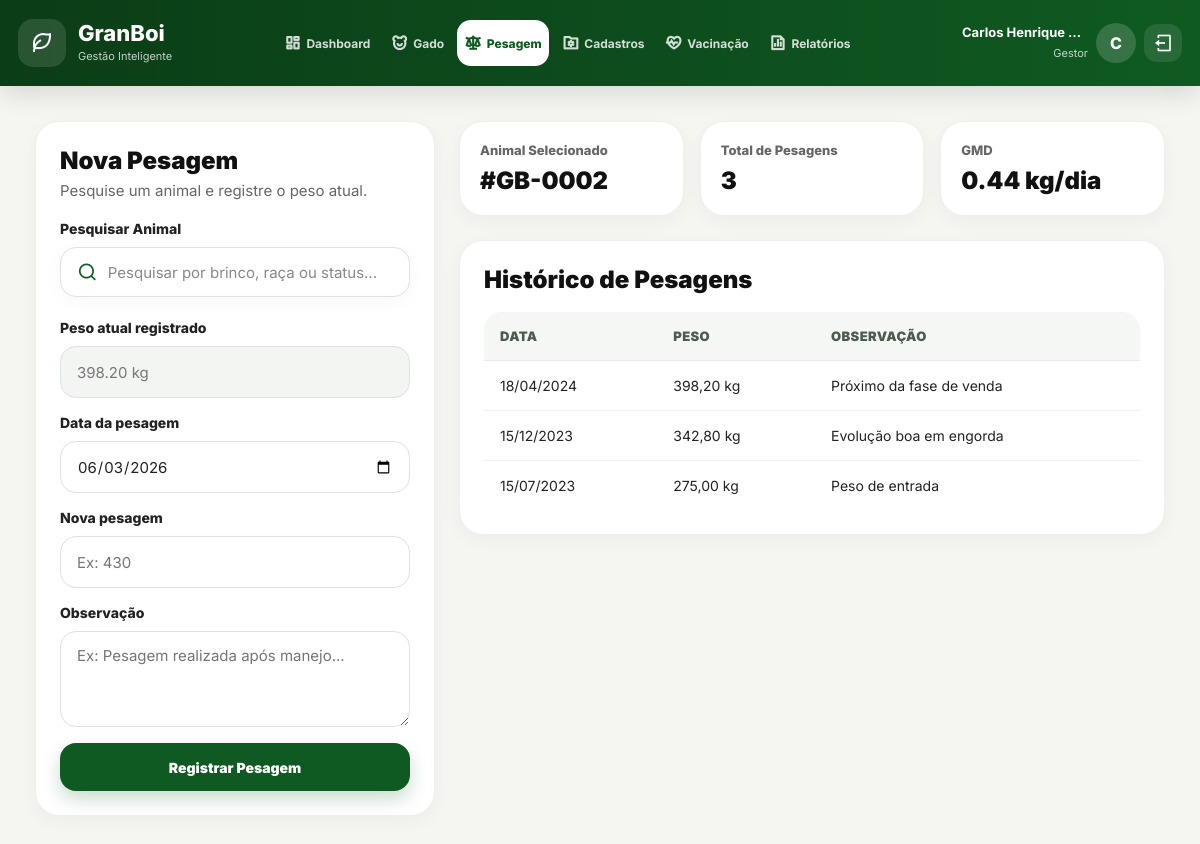
The app's page /GranBoi/peso?animal_id=2 (signed in) with its own data.
### tables this page shows
CREATE TABLE `animal` (
  `id` BIGINT NOT NULL AUTO_INCREMENT,
  `brinco_identificador` VARCHAR(100) NOT NULL,
  `raca_id` INT(11) DEFAULT NULL,
  `lote_id` INT(11) DEFAULT NULL,
  `data_nascimento` DATE DEFAULT NULL,
  `sexo` ENUM('M','F') DEFAULT NULL,
  `peso_entrada` DECIMAL(10,2) DEFAULT NULL,
  `chip` VARCHAR(100) DEFAULT NULL COMMENT 'CODIGO DO CHIP IMPLANTADO NO ANIMAL (=0 para ausente)',
  `data_compra` DATE DEFAULT NULL,
  `valor_compra` DECIMAL(13,2) DEFAULT NULL,
  `data_venda` DATE DEFAULT NULL,
  `peso_saida` DOUBLE(13,3) DEFAULT 0.000 COMMENT 'Peso na saida (ou venda) do animal.',
  `valor_venda` DECIMAL(13,2) DEFAULT 0.00 COMMENT 'Valor da venda do animal.',
  `status` VARCHAR(20) DEFAULT 'Ativo' COMMENT 'Ativo, Vendido, Perda, Excluido',
  PRIMARY KEY (`id`),
  UNIQUE KEY `brinco_UNIQUE` (`brinco_identificador`),
  KEY `fk_animal_raca` (`raca_id`),
  KEY `fk_animal_lote` (`lote_id`),
  CONSTRAINT `fk_animal_raca` FOREIGN KEY (`raca_id`) REFERENCES `raca` (`id`),
  CONSTRAINT `fk_animal_lote` FOREIGN KEY (`lote_id`) REFERENCES `lote` (`id`)
);

CREATE TABLE `pesagem` (
  `id` BIGINT NOT NULL AUTO_INCREMENT,
  `animal_id` BIGINT DEFAULT NULL,
  `peso` DECIMAL(10,2) NOT NULL,
  `data_pesagem` DATETIME NOT NULL DEFAULT CURRENT_TIMESTAMP,
  `observacao` TEXT,
  `pessoa_id` BIGINT NOT NULL,
  PRIMARY KEY (`id`),
  KEY `fk_pesagem_animal` (`animal_id`),
  KEY `fk_pesagem_pessoa1_idx` (`pessoa_id`),
  CONSTRAINT `fk_pesagem_animal` FOREIGN KEY (`animal_id`) REFERENCES `animal` (`id`),
  CONSTRAINT `fk_pesagem_pessoa1` FOREIGN KEY (`pessoa_id`) REFERENCES `pessoa` (`id`) ON DELETE NO ACTION ON UPDATE NO ACTION
);

### app/controllers/Controller.php (called while the page is built, shortened)
<?php
class Controller
{
    protected function render($view, $dados = [])
    {
        $viewPath = ROOT_PATH . "/app/views/{$view}.php";
        extract($dados);
        require_once ROOT_PATH . "/app/layout/cabecalho.php";
        require_once $viewPath;
        require_once ROOT_PATH . "/app/layout/rodape.php";
    }
    protected function model($model)
    {
        $modelPath = ROOT_PATH . "/app/models/{$model}.php";
        return new $model();
    }
}

### app/controllers/PesoController.php (called while the page is built, shortened)
<?php
class PesoController extends Controller
{
    public function index()
    {
        $animalId = $_GET['animal_id'] ?? null;
        $animalModel = $this->model('Animal');
        $pesagemModel = $this->model('Pesagem');
        $animais = $animalModel->listarTodos();
        $animalSelecionado = null;
        $historico = [];
        $gmd = null;
        $ultimaPesagem = null;
        $pesoAtual = null;
        if ($animalId) {
            $animalSelecionado = $animalModel->buscarPorId($animalId);
            if ($animalSelecionado) {
                $historico = $pesagemModel->listarPorAnimal($animalId);
                $gmd = $pesagemModel->calcularGmd($animalId);
                $ultimaPesagem = $pesagemModel->buscarUltimaPesagem($animalId);
                $pesoAtual = $ultimaPesagem
                    ? $ultimaPesagem['peso']
                    : $animalSelecionado['peso_entrada'];
            }
        }
        $this->render('peso/peso', [
            'titulo' => 'GranBoi - Pesagem',
            'pageCss' => [
                '/public/assets/css/pages/peso/peso.css'
            ],
            'pageJs' => [
                '/public/assets/js/pages/peso/pesoPage.js'
            ],
            'animais' => $animais,
            'animalSelecionado' => $animalSelecionado,
            'historico' => $historico,
            'gmd' => $gmd,
            'ultimaPesagem' => $ultimaPesagem,
            'pesoAtual' => $pesoAtual
        ]);
    }
}

### app/routes/web.php (called while the page is built, shortened)
<?php
$url = parse_url($_SERVER['REQUEST_URI'], PHP_URL_PATH);
$basePath = parse_url(BASE_URL, PHP_URL_PATH);
$url = str_replace($basePath, '', $url);
$route = $routes[$url];
$method = $route['method'];
require_once ROOT_PATH . '/app/controllers/Controller.php';
$controllerInstance = new $controller();
$controllerInstance->$method();

### index.php (called while the page is built, shortened)
<?php
require_once ROOT_PATH . '/app/routes/web.php';

### app/models/conexao.php (called while the page is built)
<?php
class Conexao
{
    public static function conectar()
    {
        $host = 'localhost';
        $dbname = 'granboi_db';
        $usuario = 'root';
        $senha = '';
        try {
            return new PDO("mysql:host=$host;dbname=$dbname", $usuario, $senha);
        } catch (PDOException $e) {
            die("Erro ao conectar: " . $e->getMessage());
        }
    }
}
?>

### app/models/Pesagem.php (called while the page is built, shortened)
<?php
require_once ROOT_PATH . '/app/models/conexao.php';
class Pesagem
{
    private $db;
    public function __construct()
    {
        $this->db = Conexao::conectar();
    }
    public function listarPorAnimal($animalId)
    {
        $sql = "SELECT
                    pesagem.id,
                    pesagem.animal_id,
                    pesagem.peso,
                    pesagem.data_pesagem,
                    pesagem.data_pesagem AS data_registro,
                    pesagem.observacao,
                    pesagem.pessoa_id,
                    pessoa.nome_completo AS responsavel
                FROM pesagem
                LEFT JOIN pessoa
                    ON pessoa.id = pesagem.pessoa_id
                WHERE pesagem.animal_id = :animal_id
                ORDER BY pesagem.data_pesagem DESC, pesagem.id DESC";
        $stmt = $this->db->prepare($sql);
        $stmt->execute([
            ':animal_id' => $animalId
        ]);
        return $stmt->fetchAll(PDO::FETCH_ASSOC);
    }
    public function buscarPrimeiraPesagem($animalId)
    {
        $sql = "SELECT
                    pesagem.id,
                    pesagem.animal_id,
                    pesagem.peso,
                    pesagem.data_pesagem,
                    pesagem.data_pesagem AS data_registro,
                    pesagem.observacao,
                    pesagem.pessoa_id
                FROM pesagem
                WHERE pesagem.animal_id = :animal_id
                ORDER BY pesagem.data_pesagem ASC, pesagem.id ASC
                LIMIT 1";
        $stmt = $this->db->prepare($sql);
        $stmt->execute([
            ':animal_id' => $animalId
        ]);
        return $stmt->fetch(PDO::FETCH_ASSOC);
    }
    public function buscarUltimaPesagem($animalId)
    {
        $sql = "SELECT
                    pesagem.id,
                    pesagem.animal_id,
                    pesagem.peso,
                    pesagem.data_pesagem,
                    pesagem.data_pesagem AS data_registro,
                    pesagem.observacao,
                    pesagem.pessoa_id
                FROM pesagem
                WHERE pesagem.animal_id = :animal_id
                ORDER BY pesagem.data_pesagem DESC, pesagem.id DESC
                LIMIT 1";
        $stmt = $this->db->prepare($sql);
        $stmt->execute([
            ':animal_id' => $animalId
        ]);
        return $stmt->fetch(PDO::FETCH_ASSOC);
    }
    public function calcularGmd($animalId)
    {
        $primeira = $this->buscarPrimeiraPesagem($animalId);
        $ultima = $this->buscarUltimaPesagem($animalId);
        $dataInicial = new DateTime($primeira['data_registro']);
        $dataFinal = new DateTime($ultima['data_registro']);
        $dias = $dataInicial->diff($dataFinal)->days;
        $ganhoPeso = (float) $ultima['peso'] - (float) $primeira['peso'];
        return round($ganhoPeso / $dias, 2);
    }
}

### app/models/Animal.php (called while the page is built, shortened)
<?php
require_once ROOT_PATH . '/app/models/conexao.php';
class Animal
{
    private $db;
    public function __construct()
    {
        $this->db = Conexao::conectar();
    }
    public function buscarPorId($id)
    {
        $sql = "
            SELECT
                animal.*,
                animal.raca_id AS raca,
                animal.lote_id AS lote,
                raca.nome_raca,
                lote.nome_lote,
                COALESCE(ultima_pesagem.peso, animal.peso_entrada) AS peso_atual,
                ultima_pesagem.data_pesagem AS data_ultima_pesagem
            FROM animal
            LEFT JOIN raca
                ON raca.id = animal.raca_id
            LEFT JOIN lote
                ON lote.id = animal.lote_id
            LEFT JOIN (
                SELECT
                    pesagem.animal_id,
                    pesagem.peso,
                    pesagem.data_pesagem
                FROM pesagem
                INNER JOIN (
                    SELECT
                        animal_id,
                        MAX(id) AS ultima_pesagem_id
                    FROM pesagem
                    GROUP BY animal_id
                ) ultima
                    ON ultima.ultima_pesagem_id = pesagem.id
            ) ultima_pesagem
                ON ultima_pesagem.animal_id = animal.id
            WHERE animal.id = :id
            AND LOWER(COALESCE(animal.status, '')) != 'excluido'
            LIMIT 1
        ";
        $stmt = $this->db->prepare($sql);
        $stmt->execute([
            ':id' => $id
        ]);
        return $stmt->fetch(PDO::FETCH_ASSOC);
    }
}

### app/views/peso/peso.php (the view, shortened to what this page needs)
<main class="main-content">
  <?php
    $statusSelecionadoNormalizado = !empty($animalSelecionado)
        ? strtolower(trim($animalSelecionado['status'] ?? ''))
        : '';
    $animalSelecionadoAtivo = !empty($animalSelecionado) && $statusSelecionadoNormalizado === 'ativo';
  ?>
  <section class="peso-grid">
    <aside class="peso-card">
      <h2>Nova Pesagem</h2>
      <p>
        Pesquise um animal e registre o peso atual.
      </p>
      <div class="peso-search-area">
        <label for="pesquisaAnimalPeso">Pesquisar Animal</label>
        <div class="peso-search-box">
          <i class="ri-search-line"></i>
          <input
            type="text"
            id="pesquisaAnimalPeso"
            placeholder="Pesquisar por brinco, raça ou status..."
            autocomplete="off"
          >
        </div>
      </div>
      <form method="POST" action="<?= BASE_URL ?>/peso/salvar" id="formPesagem">
        <div class="peso-form-group">
          <label for="peso_atual">Peso atual registrado</label>
          <input
            type="text"
            id="peso_atual"
            value="<?= $pesoAtual !== null ? htmlspecialchars($pesoAtual) . ' kg' : 'Selecione um animal' ?>"
            disabled
          >
        </div>
        <div class="peso-form-group">
          <label for="data_pesagem">Data da pesagem</label>
          <input
            type="date"
            id="data_pesagem"
            name="data_pesagem"
            value="<?= date('Y-m-d') ?>"
            max="<?= date('Y-m-d') ?>"
            required
            <?= !$animalSelecionadoAtivo ? 'disabled' : '' ?>
          >
        </div>
        <div class="peso-form-group">
          <label for="peso">Nova pesagem</label>
          <input
            type="number"
            step="0.01"
            id="peso"
            name="peso"
            placeholder="Ex: 430"
            required
            <?= !$animalSelecionadoAtivo ? 'disabled' : '' ?>
          >
        </div>
        <div class="peso-form-group">
          <label for="observacao">Observação</label>
          <textarea
            id="observacao"
            name="observacao"
            placeholder="Ex: Pesagem realizada após manejo..."
            <?= !$animalSelecionadoAtivo ? 'disabled' : '' ?>
          ></textarea>
        </div>
        <button
          type="submit"
          class="peso-submit-btn"
          <?= !$animalSelecionadoAtivo ? 'disabled' : '' ?>
        >
          Registrar Pesagem
        </button>
      </form>
    </aside>
    <section>
      <div class="peso-summary">
        <div class="peso-summary-card">
          <span>Animal Selecionado</span>
          <strong>
            <?= !empty($animalSelecionado) ? '#' . htmlspecialchars($animalSelecionado['brinco_identificador']) : '-' ?>
          </strong>
        </div>
        <div class="peso-summary-card">
          <span>Total de Pesagens</span>
          <strong><?= count($historico) ?></strong>
        </div>
        <div class="peso-summary-card">
          <span>GMD</span>
          <strong>
            <?= $gmd !== null ? htmlspecialchars($gmd) . ' kg/dia' : '-' ?>
          </strong>
        </div>
      </div>
      <div class="peso-table-card">
        <h2>Histórico de Pesagens</h2>
        <table class="peso-table">
          <thead>
            <tr>
              <th>Data</th>
              <th>Peso</th>
              <th>Observação</th>
            </tr>
          </thead>
          <tbody>
            <?php if (!empty($historico)): ?>
              <?php foreach ($historico as $item): ?>
                <tr>
                  <td>
                    <?= date('d/m/Y', strtotime($item['data_registro'])) ?>
                  </td>
                  <td>
                    <?= number_format((float) $item['peso'], 2, ',', '.') ?> kg
                  </td>
                  <td>
                    <?= htmlspecialchars($item['observacao'] ?? '-') ?>
                  </td>
                </tr>
              <?php endforeach; ?>
            <?php endif; ?>
          </tbody>
        </table>
      </div>
    </section>
  </section>
</main>

### records on screen
animal: brinco_identificador "GB-0002"
pesagem: data_pesagem "18/04/2024", peso "398,20", observacao "Próximo da fase de venda"
pesagem: data_pesagem "15/12/2023", peso "342,80", observacao "Evolução boa em engorda"
pesagem: data_pesagem "15/07/2023", peso "275,00", observacao "Peso de entrada"

### other values on screen
$_SESSION['usuario']['nome'] "Carlos Henrique…"
$_SESSION['usuario']['papel_nome'] "Gestor"
substr($_SESSION['usuario']['nome'] ?? 'U', 0, 1) "C"
count($historico) "3"
$gmd "0.44"
